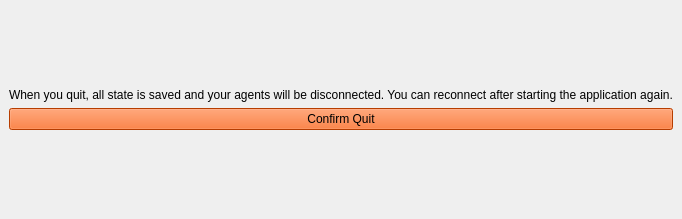
<?xml version="1.0" encoding="UTF-8"?>
<ui version="4.0">
 <class>RemoteWindow</class>
 <widget class="QWidget" name="RemoteWindow">
  <property name="geometry">
   <rect>
    <x>0</x>
    <y>0</y>
    <width>365</width>
    <height>219</height>
   </rect>
  </property>
  <property name="sizePolicy">
   <sizepolicy hsizetype="Expanding" vsizetype="Expanding">
    <horstretch>0</horstretch>
    <verstretch>0</verstretch>
   </sizepolicy>
  </property>
  <property name="windowTitle">
   <string>OctoMY™ - Remote</string>
  </property>
  <property name="windowIcon">
   <iconset resource="../../libcore/resources/icons.qrc">
    <normaloff>:/icons/remote.svg</normaloff>:/icons/remote.svg</iconset>
  </property>
  <layout class="QGridLayout" name="gridLayout_4">
   <property name="leftMargin">
    <number>0</number>
   </property>
   <property name="topMargin">
    <number>0</number>
   </property>
   <property name="rightMargin">
    <number>0</number>
   </property>
   <property name="bottomMargin">
    <number>0</number>
   </property>
   <property name="spacing">
    <number>0</number>
   </property>
   <item row="0" column="0">
    <widget class="QStackedWidget" name="stackedWidgetScreen">
     <property name="sizePolicy">
      <sizepolicy hsizetype="Expanding" vsizetype="Expanding">
       <horstretch>0</horstretch>
       <verstretch>0</verstretch>
      </sizepolicy>
     </property>
     <property name="currentIndex">
      <number>1</number>
     </property>
     <widget class="QWidget" name="pageRunning">
      <layout class="QVBoxLayout" name="verticalLayout_2">
       <item>
        <widget class="QPushButton" name="pushButtonUpdateStuff">
         <property name="text">
          <string>Update stuff</string>
         </property>
        </widget>
       </item>
       <item>
        <layout class="QHBoxLayout" name="horizontalLayout">
         <item>
          <widget class="QComboBox" name="comboBoxClient">
           <property name="sizePolicy">
            <sizepolicy hsizetype="Expanding" vsizetype="Minimum">
             <horstretch>0</horstretch>
             <verstretch>0</verstretch>
            </sizepolicy>
           </property>
           <property name="minimumSize">
            <size>
             <width>32</width>
             <height>32</height>
            </size>
           </property>
           <item>
            <property name="text">
             <string>Manage Connections</string>
            </property>
            <property name="icon">
             <iconset resource="../../libcore/resources/icons.qrc">
              <normaloff>:/icons/pair.svg</normaloff>:/icons/pair.svg</iconset>
            </property>
           </item>
          </widget>
         </item>
         <item>
          <widget class="QComboBox" name="comboBoxControlLevel">
           <property name="sizePolicy">
            <sizepolicy hsizetype="Expanding" vsizetype="Minimum">
             <horstretch>0</horstretch>
             <verstretch>0</verstretch>
            </sizepolicy>
           </property>
           <property name="minimumSize">
            <size>
             <width>32</width>
             <height>32</height>
            </size>
           </property>
           <item>
            <property name="text">
             <string>Connection</string>
            </property>
            <property name="icon">
             <iconset resource="../../libcore/resources/icons.qrc">
              <normaloff>:/icons/network.svg</normaloff>:/icons/network.svg</iconset>
            </property>
           </item>
           <item>
            <property name="text">
             <string extracomment="Control individual servos">Actuator</string>
            </property>
            <property name="icon">
             <iconset resource="../../libcore/resources/icons.qrc">
              <normaloff>:/icons/actuator_control.svg</normaloff>:/icons/actuator_control.svg</iconset>
            </property>
           </item>
           <item>
            <property name="text">
             <string extracomment="Control pose through playback of animations">Pose</string>
            </property>
            <property name="icon">
             <iconset resource="../../libcore/resources/icons.qrc">
              <normaloff>:/icons/pose_control.svg</normaloff>:/icons/pose_control.svg</iconset>
            </property>
           </item>
           <item>
            <property name="text">
             <string>Car Steering</string>
            </property>
            <property name="icon">
             <iconset resource="../../libcore/resources/icons.qrc">
              <normaloff>:/icons/wheels.svg</normaloff>:/icons/wheels.svg</iconset>
            </property>
           </item>
           <item>
            <property name="text">
             <string extracomment="Leave robot to figure out movement on its own, and let it follow a path on the map">Path</string>
            </property>
            <property name="icon">
             <iconset resource="../../libcore/resources/icons.qrc">
              <normaloff>:/icons/path_control.svg</normaloff>:/icons/path_control.svg</iconset>
            </property>
           </item>
           <item>
            <property name="text">
             <string>Stats</string>
            </property>
            <property name="icon">
             <iconset resource="../../libcore/resources/icons.qrc">
              <normaloff>:/icons/stats.svg</normaloff>:/icons/stats.svg</iconset>
            </property>
           </item>
           <item>
            <property name="text">
             <string>Expression</string>
            </property>
            <property name="icon">
             <iconset resource="../../libcore/resources/icons.qrc">
              <normaloff>:/icons/mask.svg</normaloff>:/icons/mask.svg</iconset>
            </property>
           </item>
           <item>
            <property name="text">
             <string>Speech</string>
            </property>
            <property name="icon">
             <iconset resource="../../libcore/resources/icons.qrc">
              <normaloff>:/icons/speech.svg</normaloff>:/icons/speech.svg</iconset>
            </property>
           </item>
          </widget>
         </item>
         <item>
          <widget class="QPushButton" name="pushButtonMenu">
           <property name="sizePolicy">
            <sizepolicy hsizetype="Minimum" vsizetype="Minimum">
             <horstretch>0</horstretch>
             <verstretch>0</verstretch>
            </sizepolicy>
           </property>
           <property name="minimumSize">
            <size>
             <width>32</width>
             <height>32</height>
            </size>
           </property>
           <property name="text">
            <string/>
           </property>
           <property name="icon">
            <iconset resource="../../libcore/resources/icons.qrc">
             <normaloff>:/icons/menu.svg</normaloff>:/icons/menu.svg</iconset>
           </property>
          </widget>
         </item>
        </layout>
       </item>
       <item>
        <widget class="QSplitter" name="splitterLog">
         <property name="orientation">
          <enum>Qt::Vertical</enum>
         </property>
         <property name="opaqueResize">
          <bool>false</bool>
         </property>
         <property name="handleWidth">
          <number>8</number>
         </property>
         <widget class="QStackedWidget" name="stackedWidgetControl">
          <property name="currentIndex">
           <number>0</number>
          </property>
          <widget class="QWidget" name="pageControl">
           <layout class="QGridLayout" name="gridLayout">
            <item row="0" column="0">
             <widget class="QWidget" name="widgetClientPlaceholder" native="true">
              <layout class="QGridLayout" name="gridLayout_6">
               <property name="leftMargin">
                <number>0</number>
               </property>
               <property name="topMargin">
                <number>0</number>
               </property>
               <property name="rightMargin">
                <number>0</number>
               </property>
               <property name="bottomMargin">
                <number>0</number>
               </property>
               <property name="spacing">
                <number>0</number>
               </property>
               <item row="1" column="2" rowspan="2">
                <layout class="QHBoxLayout" name="horizontalLayout_2">
                 <item>
                  <widget class="QLabel" name="label">
                   <property name="text">
                    <string>To control a client, please pair with it first. </string>
                   </property>
                  </widget>
                 </item>
                 <item>
                  <widget class="QPushButton" name="pushButtonStartPairing">
                   <property name="minimumSize">
                    <size>
                     <width>32</width>
                     <height>32</height>
                    </size>
                   </property>
                   <property name="text">
                    <string>Start pairing</string>
                   </property>
                   <property name="icon">
                    <iconset resource="../../libcore/resources/icons.qrc">
                     <normaloff>:/icons/pair.svg</normaloff>:/icons/pair.svg</iconset>
                   </property>
                  </widget>
                 </item>
                </layout>
               </item>
               <item row="2" column="3">
                <spacer name="horizontalSpacer">
                 <property name="orientation">
                  <enum>Qt::Horizontal</enum>
                 </property>
                 <property name="sizeHint" stdset="0">
                  <size>
                   <width>137</width>
                   <height>20</height>
                  </size>
                 </property>
                </spacer>
               </item>
               <item row="0" column="2">
                <spacer name="verticalSpacer">
                 <property name="orientation">
                  <enum>Qt::Vertical</enum>
                 </property>
                 <property name="sizeHint" stdset="0">
                  <size>
                   <width>20</width>
                   <height>19</height>
                  </size>
                 </property>
                </spacer>
               </item>
               <item row="2" column="0">
                <spacer name="horizontalSpacer_2">
                 <property name="orientation">
                  <enum>Qt::Horizontal</enum>
                 </property>
                 <property name="sizeHint" stdset="0">
                  <size>
                   <width>137</width>
                   <height>20</height>
                  </size>
                 </property>
                </spacer>
               </item>
               <item row="3" column="2">
                <spacer name="verticalSpacer_4">
                 <property name="orientation">
                  <enum>Qt::Vertical</enum>
                 </property>
                 <property name="sizeHint" stdset="0">
                  <size>
                   <width>20</width>
                   <height>20</height>
                  </size>
                 </property>
                </spacer>
               </item>
              </layout>
             </widget>
            </item>
           </layout>
          </widget>
         </widget>
         <widget class="LogWidget" name="logScroll">
          <property name="sizePolicy">
           <sizepolicy hsizetype="Minimum" vsizetype="Expanding">
            <horstretch>0</horstretch>
            <verstretch>0</verstretch>
           </sizepolicy>
          </property>
         </widget>
        </widget>
       </item>
      </layout>
     </widget>
     <widget class="QWidget" name="pageConfirmQuit">
      <layout class="QVBoxLayout" name="verticalLayout_3">
       <item>
        <spacer name="verticalSpacer_3">
         <property name="orientation">
          <enum>Qt::Vertical</enum>
         </property>
         <property name="sizeHint" stdset="0">
          <size>
           <width>20</width>
           <height>256</height>
          </size>
         </property>
        </spacer>
       </item>
       <item>
        <widget class="QLabel" name="label_2">
         <property name="text">
          <string>When you quit, all state is saved and your agents will be disconnected. You can reconnect after starting the application again.</string>
         </property>
        </widget>
       </item>
       <item>
        <spacer name="verticalSpacer_7">
         <property name="orientation">
          <enum>Qt::Vertical</enum>
         </property>
         <property name="sizeHint" stdset="0">
          <size>
           <width>20</width>
           <height>18</height>
          </size>
         </property>
        </spacer>
       </item>
       <item>
        <widget class="QPushButton" name="pushButtonConfirmQuit">
         <property name="palette">
          <palette>
           <active>
            <colorrole role="WindowText">
             <brush brushstyle="SolidPattern">
              <color alpha="255">
               <red>0</red>
               <green>0</green>
               <blue>0</blue>
              </color>
             </brush>
            </colorrole>
            <colorrole role="Button">
             <brush brushstyle="SolidPattern">
              <color alpha="255">
               <red>255</red>
               <green>86</green>
               <blue>0</blue>
              </color>
             </brush>
            </colorrole>
            <colorrole role="Light">
             <brush brushstyle="SolidPattern">
              <color alpha="255">
               <red>255</red>
               <green>171</green>
               <blue>127</blue>
              </color>
             </brush>
            </colorrole>
            <colorrole role="Midlight">
             <brush brushstyle="SolidPattern">
              <color alpha="255">
               <red>255</red>
               <green>128</green>
               <blue>63</blue>
              </color>
             </brush>
            </colorrole>
            <colorrole role="Dark">
             <brush brushstyle="SolidPattern">
              <color alpha="255">
               <red>127</red>
               <green>43</green>
               <blue>0</blue>
              </color>
             </brush>
            </colorrole>
            <colorrole role="Mid">
             <brush brushstyle="SolidPattern">
              <color alpha="255">
               <red>170</red>
               <green>57</green>
               <blue>0</blue>
              </color>
             </brush>
            </colorrole>
            <colorrole role="Text">
             <brush brushstyle="SolidPattern">
              <color alpha="255">
               <red>0</red>
               <green>0</green>
               <blue>0</blue>
              </color>
             </brush>
            </colorrole>
            <colorrole role="BrightText">
             <brush brushstyle="SolidPattern">
              <color alpha="255">
               <red>255</red>
               <green>255</green>
               <blue>255</blue>
              </color>
             </brush>
            </colorrole>
            <colorrole role="ButtonText">
             <brush brushstyle="SolidPattern">
              <color alpha="255">
               <red>0</red>
               <green>0</green>
               <blue>0</blue>
              </color>
             </brush>
            </colorrole>
            <colorrole role="Base">
             <brush brushstyle="SolidPattern">
              <color alpha="255">
               <red>255</red>
               <green>255</green>
               <blue>255</blue>
              </color>
             </brush>
            </colorrole>
            <colorrole role="Window">
             <brush brushstyle="SolidPattern">
              <color alpha="255">
               <red>255</red>
               <green>86</green>
               <blue>0</blue>
              </color>
             </brush>
            </colorrole>
            <colorrole role="Shadow">
             <brush brushstyle="SolidPattern">
              <color alpha="255">
               <red>0</red>
               <green>0</green>
               <blue>0</blue>
              </color>
             </brush>
            </colorrole>
            <colorrole role="AlternateBase">
             <brush brushstyle="SolidPattern">
              <color alpha="255">
               <red>255</red>
               <green>170</green>
               <blue>127</blue>
              </color>
             </brush>
            </colorrole>
            <colorrole role="ToolTipBase">
             <brush brushstyle="SolidPattern">
              <color alpha="255">
               <red>255</red>
               <green>255</green>
               <blue>220</blue>
              </color>
             </brush>
            </colorrole>
            <colorrole role="ToolTipText">
             <brush brushstyle="SolidPattern">
              <color alpha="255">
               <red>0</red>
               <green>0</green>
               <blue>0</blue>
              </color>
             </brush>
            </colorrole>
           </active>
           <inactive>
            <colorrole role="WindowText">
             <brush brushstyle="SolidPattern">
              <color alpha="255">
               <red>0</red>
               <green>0</green>
               <blue>0</blue>
              </color>
             </brush>
            </colorrole>
            <colorrole role="Button">
             <brush brushstyle="SolidPattern">
              <color alpha="255">
               <red>255</red>
               <green>86</green>
               <blue>0</blue>
              </color>
             </brush>
            </colorrole>
            <colorrole role="Light">
             <brush brushstyle="SolidPattern">
              <color alpha="255">
               <red>255</red>
               <green>171</green>
               <blue>127</blue>
              </color>
             </brush>
            </colorrole>
            <colorrole role="Midlight">
             <brush brushstyle="SolidPattern">
              <color alpha="255">
               <red>255</red>
               <green>128</green>
               <blue>63</blue>
              </color>
             </brush>
            </colorrole>
            <colorrole role="Dark">
             <brush brushstyle="SolidPattern">
              <color alpha="255">
               <red>127</red>
               <green>43</green>
               <blue>0</blue>
              </color>
             </brush>
            </colorrole>
            <colorrole role="Mid">
             <brush brushstyle="SolidPattern">
              <color alpha="255">
               <red>170</red>
               <green>57</green>
               <blue>0</blue>
              </color>
             </brush>
            </colorrole>
            <colorrole role="Text">
             <brush brushstyle="SolidPattern">
              <color alpha="255">
               <red>0</red>
               <green>0</green>
               <blue>0</blue>
              </color>
             </brush>
            </colorrole>
            <colorrole role="BrightText">
             <brush brushstyle="SolidPattern">
              <color alpha="255">
               <red>255</red>
               <green>255</green>
               <blue>255</blue>
              </color>
             </brush>
            </colorrole>
            <colorrole role="ButtonText">
             <brush brushstyle="SolidPattern">
              <color alpha="255">
               <red>0</red>
               <green>0</green>
               <blue>0</blue>
              </color>
             </brush>
            </colorrole>
            <colorrole role="Base">
             <brush brushstyle="SolidPattern">
              <color alpha="255">
               <red>255</red>
               <green>255</green>
               <blue>255</blue>
              </color>
             </brush>
            </colorrole>
            <colorrole role="Window">
             <brush brushstyle="SolidPattern">
              <color alpha="255">
               <red>255</red>
               <green>86</green>
               <blue>0</blue>
              </color>
             </brush>
            </colorrole>
            <colorrole role="Shadow">
             <brush brushstyle="SolidPattern">
              <color alpha="255">
               <red>0</red>
               <green>0</green>
               <blue>0</blue>
              </color>
             </brush>
            </colorrole>
            <colorrole role="AlternateBase">
             <brush brushstyle="SolidPattern">
              <color alpha="255">
               <red>255</red>
               <green>170</green>
               <blue>127</blue>
              </color>
             </brush>
            </colorrole>
            <colorrole role="ToolTipBase">
             <brush brushstyle="SolidPattern">
              <color alpha="255">
               <red>255</red>
               <green>255</green>
               <blue>220</blue>
              </color>
             </brush>
            </colorrole>
            <colorrole role="ToolTipText">
             <brush brushstyle="SolidPattern">
              <color alpha="255">
               <red>0</red>
               <green>0</green>
               <blue>0</blue>
              </color>
             </brush>
            </colorrole>
           </inactive>
           <disabled>
            <colorrole role="WindowText">
             <brush brushstyle="SolidPattern">
              <color alpha="255">
               <red>127</red>
               <green>43</green>
               <blue>0</blue>
              </color>
             </brush>
            </colorrole>
            <colorrole role="Button">
             <brush brushstyle="SolidPattern">
              <color alpha="255">
               <red>255</red>
               <green>86</green>
               <blue>0</blue>
              </color>
             </brush>
            </colorrole>
            <colorrole role="Light">
             <brush brushstyle="SolidPattern">
              <color alpha="255">
               <red>255</red>
               <green>171</green>
               <blue>127</blue>
              </color>
             </brush>
            </colorrole>
            <colorrole role="Midlight">
             <brush brushstyle="SolidPattern">
              <color alpha="255">
               <red>255</red>
               <green>128</green>
               <blue>63</blue>
              </color>
             </brush>
            </colorrole>
            <colorrole role="Dark">
             <brush brushstyle="SolidPattern">
              <color alpha="255">
               <red>127</red>
               <green>43</green>
               <blue>0</blue>
              </color>
             </brush>
            </colorrole>
            <colorrole role="Mid">
             <brush brushstyle="SolidPattern">
              <color alpha="255">
               <red>170</red>
               <green>57</green>
               <blue>0</blue>
              </color>
             </brush>
            </colorrole>
            <colorrole role="Text">
             <brush brushstyle="SolidPattern">
              <color alpha="255">
               <red>127</red>
               <green>43</green>
               <blue>0</blue>
              </color>
             </brush>
            </colorrole>
            <colorrole role="BrightText">
             <brush brushstyle="SolidPattern">
              <color alpha="255">
               <red>255</red>
               <green>255</green>
               <blue>255</blue>
              </color>
             </brush>
            </colorrole>
            <colorrole role="ButtonText">
             <brush brushstyle="SolidPattern">
              <color alpha="255">
               <red>127</red>
               <green>43</green>
               <blue>0</blue>
              </color>
             </brush>
            </colorrole>
            <colorrole role="Base">
             <brush brushstyle="SolidPattern">
              <color alpha="255">
               <red>255</red>
               <green>86</green>
               <blue>0</blue>
              </color>
             </brush>
            </colorrole>
            <colorrole role="Window">
             <brush brushstyle="SolidPattern">
              <color alpha="255">
               <red>255</red>
               <green>86</green>
               <blue>0</blue>
              </color>
             </brush>
            </colorrole>
            <colorrole role="Shadow">
             <brush brushstyle="SolidPattern">
              <color alpha="255">
               <red>0</red>
               <green>0</green>
               <blue>0</blue>
              </color>
             </brush>
            </colorrole>
            <colorrole role="AlternateBase">
             <brush brushstyle="SolidPattern">
              <color alpha="255">
               <red>255</red>
               <green>86</green>
               <blue>0</blue>
              </color>
             </brush>
            </colorrole>
            <colorrole role="ToolTipBase">
             <brush brushstyle="SolidPattern">
              <color alpha="255">
               <red>255</red>
               <green>255</green>
               <blue>220</blue>
              </color>
             </brush>
            </colorrole>
            <colorrole role="ToolTipText">
             <brush brushstyle="SolidPattern">
              <color alpha="255">
               <red>0</red>
               <green>0</green>
               <blue>0</blue>
              </color>
             </brush>
            </colorrole>
           </disabled>
          </palette>
         </property>
         <property name="text">
          <string>Confirm Quit</string>
         </property>
         <property name="default">
          <bool>false</bool>
         </property>
         <property name="flat">
          <bool>false</bool>
         </property>
        </widget>
       </item>
       <item>
        <spacer name="verticalSpacer_2">
         <property name="orientation">
          <enum>Qt::Vertical</enum>
         </property>
         <property name="sizeHint" stdset="0">
          <size>
           <width>20</width>
           <height>256</height>
          </size>
         </property>
        </spacer>
       </item>
      </layout>
     </widget>
     <widget class="QWidget" name="pagePairing">
      <layout class="QGridLayout" name="gridLayout_5">
       <item row="0" column="0">
        <widget class="PairingWizard" name="widgetPairing" native="true">
         <property name="sizePolicy">
          <sizepolicy hsizetype="Minimum" vsizetype="Expanding">
           <horstretch>0</horstretch>
           <verstretch>0</verstretch>
          </sizepolicy>
         </property>
        </widget>
       </item>
      </layout>
     </widget>
     <widget class="QWidget" name="pageMyID">
      <layout class="QGridLayout" name="gridLayout_2">
       <item row="1" column="0">
        <widget class="PortableIDWidget" name="widgetBirthCertificate" native="true">
         <property name="sizePolicy">
          <sizepolicy hsizetype="Expanding" vsizetype="Expanding">
           <horstretch>0</horstretch>
           <verstretch>0</verstretch>
          </sizepolicy>
         </property>
        </widget>
       </item>
       <item row="0" column="0">
        <layout class="QHBoxLayout" name="horizontalLayout_5">
         <item>
          <widget class="QPushButton" name="pushButtonBack_6">
           <property name="text">
            <string/>
           </property>
           <property name="icon">
            <iconset resource="../../libcore/resources/icons.qrc">
             <normaloff>:/icons/arrow_left.svg</normaloff>:/icons/arrow_left.svg</iconset>
           </property>
          </widget>
         </item>
         <item>
          <spacer name="horizontalSpacer_7">
           <property name="orientation">
            <enum>Qt::Horizontal</enum>
           </property>
           <property name="sizeHint" stdset="0">
            <size>
             <width>40</width>
             <height>20</height>
            </size>
           </property>
          </spacer>
         </item>
        </layout>
       </item>
      </layout>
     </widget>
     <widget class="QWidget" name="pagePlan">
      <layout class="QGridLayout" name="gridLayout_3">
       <item row="0" column="0">
        <layout class="QHBoxLayout" name="horizontalLayout_4">
         <item>
          <widget class="QPushButton" name="pushButtonBack_5">
           <property name="text">
            <string/>
           </property>
           <property name="icon">
            <iconset resource="../../libcore/resources/icons.qrc">
             <normaloff>:/icons/arrow_left.svg</normaloff>:/icons/arrow_left.svg</iconset>
           </property>
          </widget>
         </item>
         <item>
          <spacer name="horizontalSpacer_6">
           <property name="orientation">
            <enum>Qt::Horizontal</enum>
           </property>
           <property name="sizeHint" stdset="0">
            <size>
             <width>40</width>
             <height>20</height>
            </size>
           </property>
          </spacer>
         </item>
        </layout>
       </item>
       <item row="1" column="0">
        <widget class="PlanEditor" name="widgetPlanEditor" native="true">
         <property name="sizePolicy">
          <sizepolicy hsizetype="Minimum" vsizetype="Expanding">
           <horstretch>0</horstretch>
           <verstretch>0</verstretch>
          </sizepolicy>
         </property>
        </widget>
       </item>
      </layout>
     </widget>
     <widget class="QWidget" name="pageDelivery">
      <layout class="QVBoxLayout" name="verticalLayout_10">
       <item>
        <widget class="ControlDeliveryWizard" name="widgetDelivery" native="true"/>
       </item>
      </layout>
     </widget>
     <widget class="QWidget" name="pageQuitting">
      <layout class="QVBoxLayout" name="verticalLayout">
       <item>
        <spacer name="verticalSpacer_5">
         <property name="orientation">
          <enum>Qt::Vertical</enum>
         </property>
         <property name="sizeHint" stdset="0">
          <size>
           <width>20</width>
           <height>307</height>
          </size>
         </property>
        </spacer>
       </item>
       <item>
        <widget class="QLabel" name="label_3">
         <property name="text">
          <string>Application is terminating...</string>
         </property>
         <property name="alignment">
          <set>Qt::AlignCenter</set>
         </property>
        </widget>
       </item>
       <item>
        <spacer name="verticalSpacer_6">
         <property name="orientation">
          <enum>Qt::Vertical</enum>
         </property>
         <property name="sizeHint" stdset="0">
          <size>
           <width>20</width>
           <height>306</height>
          </size>
         </property>
        </spacer>
       </item>
      </layout>
     </widget>
    </widget>
   </item>
  </layout>
 </widget>
 <customwidgets>
  <customwidget>
   <class>PlanEditor</class>
   <extends>QWidget</extends>
   <header location="global">widgets/planedit/PlanEditor.hpp</header>
   <container>1</container>
  </customwidget>
  <customwidget>
   <class>PairingWizard</class>
   <extends>QWidget</extends>
   <header location="global">widgets/PairingWizard.hpp</header>
   <container>1</container>
  </customwidget>
  <customwidget>
   <class>LogWidget</class>
   <extends>QPlainTextEdit</extends>
   <header location="global">widgets/LogWidget.hpp</header>
  </customwidget>
  <customwidget>
   <class>PortableIDWidget</class>
   <extends>QWidget</extends>
   <header location="global">widgets/PortableIDWidget.hpp</header>
   <container>1</container>
  </customwidget>
  <customwidget>
   <class>ControlDeliveryWizard</class>
   <extends>QWidget</extends>
   <header>widgets/ControlDeliveryWizard.hpp</header>
   <container>1</container>
  </customwidget>
 </customwidgets>
 <resources>
  <include location="../../libcore/resources/icons.qrc"/>
  <include location="../../libcore/resources/icons.qrc"/>
 </resources>
 <connections/>
</ui>
